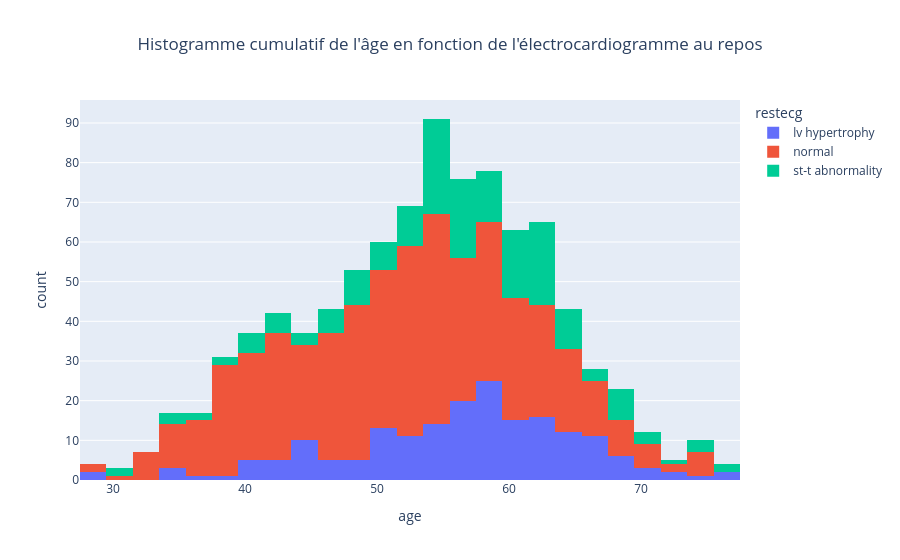

The code cell stored with this chart in its notebook:
### Markdown cell above
### Etude de l'age en fonction de l'électrocardiogramme au repos

### Code cell
fig = px.histogram(data_frame=df, x='age', color= 'restecg', title = "Histogramme cumulatif de l'âge en fonction de l'électrocardiogramme au repos")
fig.update_layout(title_x=0.5)
fig.show()

### Figure 1 — Plotly figure (JSON) as saved in the notebook; plotly's stock layout.template omitted (floating-point values rounded to 4 significant figures; data arrays with more than 128 entries replaced by an {"elided": "..."} marker saying what was removed)
{"data": [{"bingroup": "x", "hovertemplate": "restecg=lv hypertrophy<br>age=%{x}<br>count=%{y}<extra></extra>", "legendgroup": "lv hypertrophy", "marker": {"color": "#636efa", "pattern": {"shape": ""}}, "name": "lv hypertrophy", "orientation": "v", "showlegend": true, "type": "histogram", "x": {"elided": "188 int values"}, "xaxis": "x", "yaxis": "y"}, {"bingroup": "x", "hovertemplate": "restecg=normal<br>age=%{x}<br>count=%{y}<extra></extra>", "legendgroup": "normal", "marker": {"color": "#EF553B", "pattern": {"shape": ""}}, "name": "normal", "orientation": "v", "showlegend": true, "type": "histogram", "x": {"elided": "551 int values"}, "xaxis": "x", "yaxis": "y"}, {"bingroup": "x", "hovertemplate": "restecg=st-t abnormality<br>age=%{x}<br>count=%{y}<extra></extra>", "legendgroup": "st-t abnormality", "marker": {"color": "#00cc96", "pattern": {"shape": ""}}, "name": "st-t abnormality", "orientation": "v", "showlegend": true, "type": "histogram", "x": {"elided": "179 int values"}, "xaxis": "x", "yaxis": "y"}], "layout": {"barmode": "relative", "legend": {"title": {"text": "restecg"}, "tracegroupgap": 0}, "title": {"text": "Histogramme cumulatif de l'âge en fonction de l'électrocardiogramme au repos", "x": 0.5}, "xaxis": {"anchor": "y", "domain": [0, 1], "title": {"text": "age"}}, "yaxis": {"anchor": "x", "domain": [0, 1], "title": {"text": "count"}}}}
